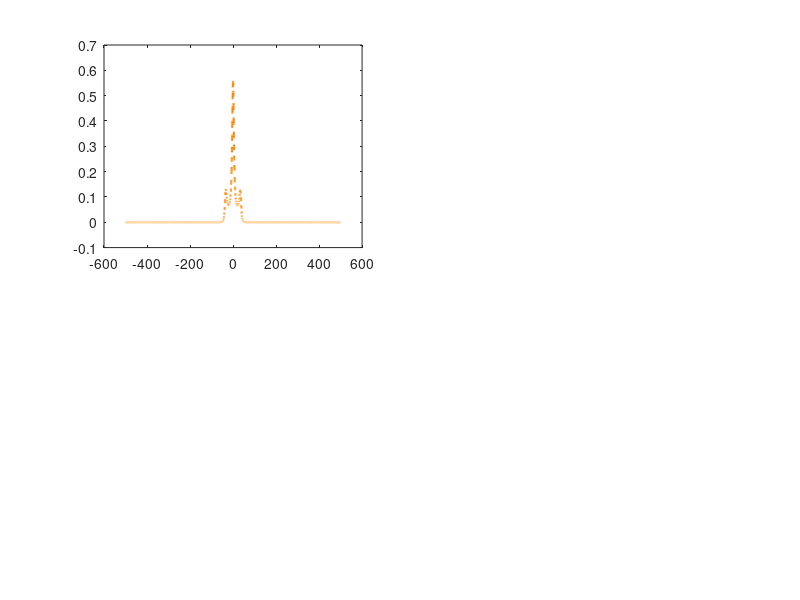

Source code (MATLAB): (Note: this script raises an error after producing the figure.)
clear;
close all;
ax = gca;

deltap=-5.0e13:0.001e13:5.0e13;
deltac=1;
deltad=0;
deltab=0;
phi=0;
omegac=3.0e12;
omegap=2.0e12;
omegad=0e12;
omegab=2.0e12;
g21=1.51e11;
g31=3.03e12;
g41=3.03e12;
K=1.24e15;
c=3e8;
l=6.49e12;
X=(deltap-deltab+1i*0.5.*g21);
Y=(deltap-deltad+1i*0.5.*g31);
Z=(deltap+1i*0.5.*g41);
Dp=(X.*Z-abs(omegac).^2);
D = (deltap).*(deltap+deltad).*(deltap+deltac+1i*g31/2)-abs(omegab)^2.*(deltap+deltac+1i*g31/2)-abs(omegac)^2.*(deltap+deltad);
A=((2.*c.*K)./(omegap));
chi1=((-A.*Dp)./D);

re = [0.98 0.52 0];
bl = [0.12 0.61 0.73];

subplot(2,2,1);
plot(deltap./10.^11,imag(chi1),'--', 'Color', [0.98 0.52 0],'LineWidth',1.5);
hold on;
plot(deltap./10.^11,real(chi1),  'bl', 'LineWidth',1.5);
legend({'Img \chi^{(1)}', 'Re \chi^{(1)}'});
xlabel('\Delta_p', 'Fontsize', 12, 'Fontweight', 'bold');
ylabel('\chi^{(1)}', 'Fontsize', 12, 'Fontweight', 'bold');
%gtext('\Omega_b=2, \Omega_c=3, \Omega_d=0', 'Fontsize', 12, 'color', 'blue');
grid on;

omegac=4.0e12;
omegap=2.0e12;
omegad=0e12;
omegab=3.0e12;
Dp=(X.*Z-abs(omegac).^2);
D = (deltap).*(deltap+deltad).*(deltap+deltac+1i*g31/2)-abs(omegab)^2.*(deltap+deltac+1i*g31/2)-abs(omegac)^2.*(deltap+deltad);
A=((2.*c.*K)./(omegap));
chi1=((-A.*Dp)./D);
subplot(2,2,2);
plot(deltap./10.^11,imag(chi1),'--', 'Color', [0.98 0.52 0],'LineWidth',1.5);
hold on;
plot(deltap./10.^11,real(chi1), 'bl', 'LineWidth',1.5);
legend({'Img \chi^{(1)}', 'Re \chi^{(1)}'});
xlabel('\Delta_p', 'Fontsize', 12, 'Fontweight', 'bold');
ylabel('\chi^{(1)}', 'Fontsize', 12, 'Fontweight', 'bold');
%gtext('\Omega_b=3, \Omega_c=4, \Omega_d=0', 'Fontsize', 12, 'color', 'blue');
grid on;

omegac=5.0e12;
omegap=2.0e12;
omegad=0e12;
omegab=4.0e12;
Dp=(X.*Z-abs(omegac).^2);
D = (deltap).*(deltap+deltad).*(deltap+deltac+1i*g31/2)-abs(omegab)^2.*(deltap+deltac+1i*g31/2)-abs(omegac)^2.*(deltap+deltad);
A=((2.*c.*K)./(omegap));
chi1=((-A.*Dp)./D);
subplot(2,2,3);
plot(deltap./10.^11,imag(chi1),'--', 'Color', [0.98 0.52 0],'LineWidth',1.5);
hold on;
plot(deltap./10.^11,real(chi1), 'bl', 'LineWidth',1.5);
legend({'Img \chi^{(1)}', 'Re \chi^{(1)}'});
xlabel('\Delta_p', 'Fontsize', 12, 'Fontweight', 'bold');
ylabel('\chi^{(1)}', 'Fontsize', 12, 'Fontweight', 'bold');
%gtext('\Omega_b=4, \Omega_c=5, \Omega_d=0', 'Fontsize', 12, 'color', 'blue');
grid on;

omegac=6.0e12;
omegap=2.0e12;
omegad=0e12;
omegab=5.0e12;
Dp=(X.*Z-abs(omegac).^2);
D = (deltap).*(deltap+deltad).*(deltap+deltac+1i*g31/2)-abs(omegab)^2.*(deltap+deltac+1i*g31/2)-abs(omegac)^2.*(deltap+deltad);
A=((2.*c.*K)./(omegap));
chi1=((-A.*Dp)./D);
subplot(2,2,4);
plot(deltap./10.^11,imag(chi1),'--', 'Color', [0.98 0.52 0],'LineWidth',1.5);
hold on;
plot(deltap./10.^11,real(chi1), 'bl', 'LineWidth',1.5);
legend({'Img \chi^{(1)}', 'Re \chi^{(1)}'});
xlabel('\Delta_p', 'Fontsize', 12, 'Fontweight', 'bold');
ylabel('\chi^{(1)}', 'Fontsize', 12, 'Fontweight', 'bold');
%gtext('\Omega_b=5, \Omega_c=6, \Omega_d=0', 'Fontsize', 12, 'color', 'blue');
grid on;